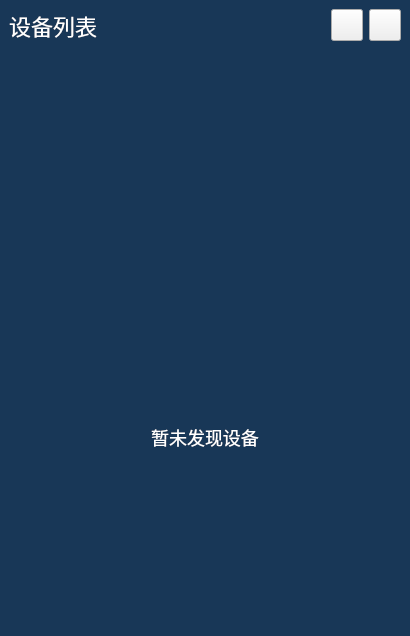
<?xml version="1.0" encoding="UTF-8"?>
<ui version="4.0">
 <class>DeviceListWidget</class>
 <widget class="QWidget" name="DeviceListWidget">
  <property name="geometry">
   <rect>
    <x>0</x>
    <y>0</y>
    <width>410</width>
    <height>636</height>
   </rect>
  </property>
  <property name="windowTitle">
   <string>Form</string>
  </property>
  <property name="styleSheet">
   <string notr="true">QWidget#DeviceListWidget_background
{
	background-color:rgb(24,55,87);
}

QScrollArea 
{
	background-color:transparent;
	border:none;
}
QScrollArea QWidget#qt_crollarea_viewport
{
	background-color:transparent;
}

QScrollArea QWidget#scrollAreaWidgetContents
{
	background: transparent;
}

QLabel#label_title
{
	font:22px Alibaba PuHuiTi 2.0;
	color:white;
}

QLabel#label_nodevice
{
	border-image: url(:/resource/noData.png);
}

QLabel#label_name
{
	font:18px Alibaba PuHuiTi 2.0;
	color:white;
	border-image:transparent;
}

QPushButton#pushButton_clear
{
	font:20px Alibaba PuHuiTi 2.0;
	color:white;
	border-image: url(:/resource/iconbtn-refresh-normal1.png);
}
QPushButton#pushButton_clear::hover
{
	font:20px Alibaba PuHuiTi 2.0;
	color:white;
	border-image: url(:/resource/iconbtn-refresh-hover.png);
}
QPushButton#pushButton_clear::pressed
{
	font:20px Alibaba PuHuiTi 2.0;
	color:white;
	border-image: url(:/resource/iconbtn-refresh-pressed.png);
}

QPushButton#pushButton_close
{
	border-image: url(:/resource/iconbtn-关闭-normal.png);
}
QPushButton#pushButton_close::hover
{
	border-image: url(:/resource/iconbtn-关闭-hover.png);
}
QPushButton#pushButton_close::pressed
{
	border-image: url(:/resource/iconbtn-关闭-pressed.png);
}

QScrollBar:vertical{border: 0px solid; background: #00456b;width:10px;margin: 0px 0 0px 0;}
QScrollBar::handle:vertical{background: #00b7e7;min-height: 25px;}
QScrollBar::add-line:vertical{height: 0px;}
QScrollBar::sub-line:vertical{height: 0px;}
QScrollBar::add-page:vertical, QScrollBar::sub-page:vertical {background: none;}</string>
  </property>
  <layout class="QVBoxLayout" name="verticalLayout">
   <property name="spacing">
    <number>0</number>
   </property>
   <property name="leftMargin">
    <number>0</number>
   </property>
   <property name="topMargin">
    <number>0</number>
   </property>
   <property name="rightMargin">
    <number>0</number>
   </property>
   <property name="bottomMargin">
    <number>0</number>
   </property>
   <item>
    <widget class="QWidget" name="DeviceListWidget_background" native="true">
     <layout class="QVBoxLayout" name="verticalLayout_2">
      <item>
       <layout class="QHBoxLayout" name="horizontalLayout_bar">
        <item>
         <widget class="QLabel" name="label_title">
          <property name="text">
           <string>设备列表</string>
          </property>
         </widget>
        </item>
        <item>
         <spacer name="horizontalSpacer">
          <property name="orientation">
           <enum>Qt::Horizontal</enum>
          </property>
          <property name="sizeHint" stdset="0">
           <size>
            <width>40</width>
            <height>20</height>
           </size>
          </property>
         </spacer>
        </item>
        <item>
         <widget class="QPushButton" name="pushButton_clear">
          <property name="minimumSize">
           <size>
            <width>32</width>
            <height>32</height>
           </size>
          </property>
          <property name="maximumSize">
           <size>
            <width>32</width>
            <height>32</height>
           </size>
          </property>
          <property name="text">
           <string/>
          </property>
         </widget>
        </item>
        <item>
         <widget class="QPushButton" name="pushButton_close">
          <property name="minimumSize">
           <size>
            <width>32</width>
            <height>32</height>
           </size>
          </property>
          <property name="maximumSize">
           <size>
            <width>32</width>
            <height>32</height>
           </size>
          </property>
          <property name="text">
           <string/>
          </property>
         </widget>
        </item>
       </layout>
      </item>
      <item>
       <widget class="QScrollArea" name="scrollArea">
        <property name="frameShape">
         <enum>QFrame::StyledPanel</enum>
        </property>
        <property name="widgetResizable">
         <bool>true</bool>
        </property>
        <widget class="QWidget" name="scrollAreaWidgetContents">
         <property name="geometry">
          <rect>
           <x>0</x>
           <y>0</y>
           <width>492</width>
           <height>577</height>
          </rect>
         </property>
         <layout class="QVBoxLayout" name="verticalLayout_list">
          <property name="spacing">
           <number>4</number>
          </property>
          <property name="leftMargin">
           <number>4</number>
          </property>
          <property name="topMargin">
           <number>4</number>
          </property>
          <property name="rightMargin">
           <number>4</number>
          </property>
          <property name="bottomMargin">
           <number>4</number>
          </property>
          <item>
           <spacer name="verticalSpacer">
            <property name="orientation">
             <enum>Qt::Vertical</enum>
            </property>
            <property name="sizeHint" stdset="0">
             <size>
              <width>20</width>
              <height>40</height>
             </size>
            </property>
           </spacer>
          </item>
          <item>
           <layout class="QVBoxLayout" name="verticalLayout_3">
            <property name="spacing">
             <number>0</number>
            </property>
            <property name="leftMargin">
             <number>69</number>
            </property>
            <property name="topMargin">
             <number>0</number>
            </property>
            <property name="rightMargin">
             <number>69</number>
            </property>
            <item>
             <widget class="QLabel" name="label_nodevice">
              <property name="minimumSize">
               <size>
                <width>200</width>
                <height>200</height>
               </size>
              </property>
              <property name="text">
               <string/>
              </property>
             </widget>
            </item>
            <item>
             <widget class="QLabel" name="label_name">
              <property name="text">
               <string>暂未发现设备</string>
              </property>
              <property name="alignment">
               <set>Qt::AlignCenter</set>
              </property>
             </widget>
            </item>
           </layout>
          </item>
          <item>
           <spacer name="verticalSpacer_bottom">
            <property name="orientation">
             <enum>Qt::Vertical</enum>
            </property>
            <property name="sizeType">
             <enum>QSizePolicy::Expanding</enum>
            </property>
            <property name="sizeHint" stdset="0">
             <size>
              <width>20</width>
              <height>40</height>
             </size>
            </property>
           </spacer>
          </item>
         </layout>
        </widget>
       </widget>
      </item>
     </layout>
    </widget>
   </item>
  </layout>
 </widget>
 <resources/>
 <connections/>
</ui>
